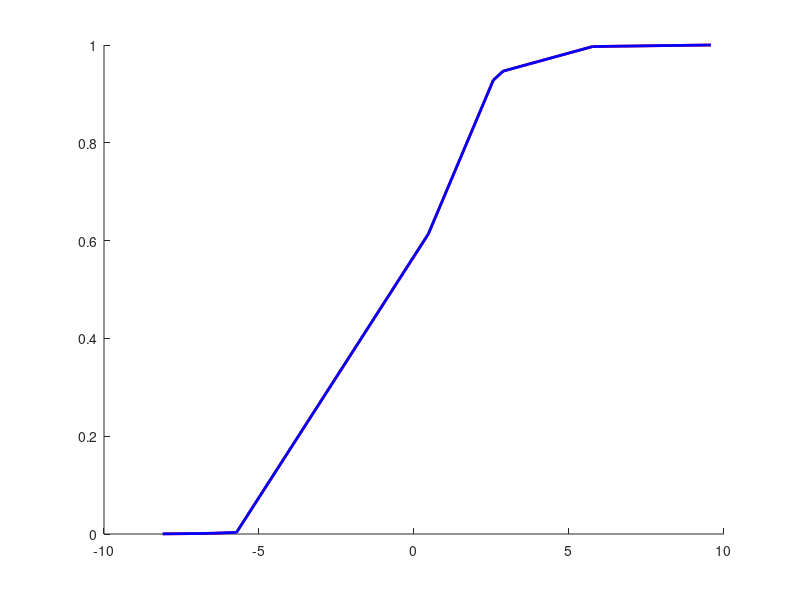

MATLAB code for this plot:
function stam
	close all;
	figure;
	hold on;
	
	n = 10;
	x = sort (rand (n, 1) * 20 - 10);
	y1 = (1 ./ (1 + exp (-x)));
	y2 = (exp(x) ./ (1 + exp (x)));
	disp([x,y1, y2]);
	plot (x, y1, '-r', 'LineWidth', 2);
	plot (x, y2, '-b', 'LineWidth', 2);
%	line (x, y, 'LineWidth', 2);
	
end;

% Q2 = d;